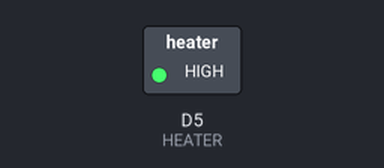
The sketch below on a simulated ESP8266 (NodeMCU). On the bench: switched loads named in the sketch (green lamp = pin HIGH). Dashed ring = blinking.

Above: at 0.5 s.
Timing chart, 0 to 5.8 s (numbered marks = the images above):
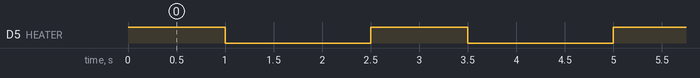

Measured:
- by itself, D5 (HEATER): alternates HIGH for 1.0 s and LOW for 1.5 s

The sketch:

test_heater.ino
```cpp
#define HEATER D5

void setup() {
  // put your setup code here, to run once:

}

void loop() {
  // put your main code here, to run repeatedly:
  analogWrite(HEATER, 900);
  delay(1000);
  analogWrite(HEATER, 0);
  delay(1500);
}
```
